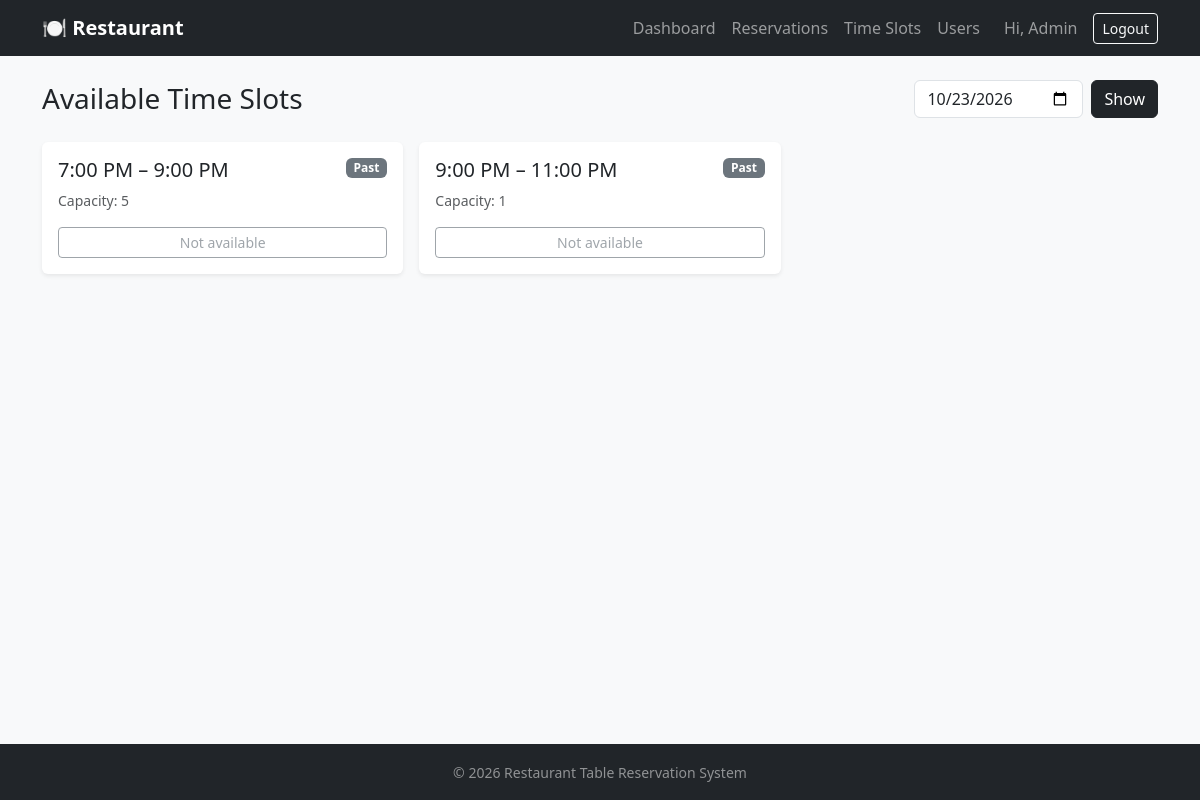
The app's page /slots.php?date=2026-10-23 (signed in) with its own data.
### tables this page shows
CREATE TABLE time_slots (
    id INT AUTO_INCREMENT PRIMARY KEY,
    slot_date DATE NOT NULL,
    start_time TIME NOT NULL,
    end_time TIME NOT NULL,
    capacity INT NOT NULL,
    created_at TIMESTAMP NOT NULL DEFAULT CURRENT_TIMESTAMP,
    CONSTRAINT chk_capacity CHECK (capacity > 0),
    CONSTRAINT chk_time_order CHECK (end_time > start_time)
);

### includes/TimeSlot.php (called while the page is built, shortened)
<?php
class TimeSlot
{
    private $pdo;
    public function __construct($pdo)
    {
        $this->pdo = $pdo;
    }
    public function getByDate($date)
    {
        $stmt = $this->pdo->prepare("SELECT ts.id, ts.slot_date, ts.start_time, ts.end_time, ts.capacity,
        ts.capacity - COUNT(r.id) AS remaining FROM time_slots ts LEFT JOIN reservations r ON r.slot_id=ts.id AND r.status IN ('pending', 'confirmed') WHERE ts.slot_date = ?
        GROUP BY ts.id
        ORDER BY ts.start_time ");
        $stmt->execute([$date]);
        return $stmt->fetchAll();
    }
}

### slots.php (the view, shortened to what this page needs)
<?php
require_once 'includes/init.php';
$timeSlotModel = new TimeSlot($pdo);
$date = $_GET['date'] ?? date('Y-m-d');
$slots = $timeSlotModel->getByDate($date);
require_once 'includes/header.php';
?>
<div class="d-flex flex-column flex-md-row justify-content-between align-items-md-center gap-3 mb-4">
    <h1 class="h3 mb-0">Available Time Slots</h1>
    <form method="get" class="d-flex gap-2">
        <input type="date" name="date" class="form-control" value="<?= htmlspecialchars($date) ?>">
        <button type="submit" class="btn btn-dark">Show</button>
    </form>
</div>
<?php if (empty($slots)): ?>
    <div class="alert alert-info">No time slots for this date. Try another day.</div>
<?php else: ?>
    <div class="row g-3">
        <?php foreach ($slots as $slot): ?>
            <?php
            $isPast = strtotime($slot['slot_date'] . ' ' . $slot['start_time']) <= time();
            $isFull = $slot['remaining'] <= 0;
            ?>
            <div class="col-12 col-md-6 col-lg-4">
                <div class="card h-100 shadow-sm border-0">
                    <div class="card-body d-flex flex-column">
                        <div class="d-flex justify-content-between align-items-start mb-2">
                            <h2 class="h5 mb-0">
                                <?= date('g:i A', strtotime($slot['start_time'])) ?> – <?= date('g:i A', strtotime($slot['end_time'])) ?>
                            </h2>
                            <?php if ($isPast): ?>
                                <span class="badge text-bg-secondary">Past</span>
                            <?php elseif ($isFull): ?>
                                <span class="badge text-bg-danger">Full</span>
                            <?php else: ?>
                                <span class="badge text-bg-success"><?= (int) $slot['remaining'] ?> left</span>
                            <?php endif; ?>
                        </div>
                        <p class="text-muted small mb-3">Capacity: <?= (int) $slot['capacity'] ?></p>
                        <?php if (!$isPast && !$isFull): ?>
                            <form method="post" class="mt-auto">
                                <input type="hidden" name="slot_id" value="<?= (int) $slot['id'] ?>">
                                <input type="text" name="note" class="form-control form-control-sm mb-2"
                                    placeholder="Note (optional)" maxlength="255">
                                <button type="submit" class="btn btn-dark btn-sm w-100">Book</button>
                            </form>
                        <?php else: ?>
                            <button class="btn btn-outline-secondary btn-sm w-100 mt-auto" disabled>Not available</button>
                        <?php endif; ?>
                    </div>
                </div>
            </div>
        <?php endforeach; ?>
    </div>
<?php endif; ?>
<?php require_once 'includes/footer.php'; ?>

### records on screen
time_slots: start_time "7:00 PM", end_time "9:00 PM", slot_date "Past", capacity "5"
time_slots: start_time "9:00 PM", end_time "11:00 PM", slot_date "Past", capacity "1"

### other values on screen
$_SESSION['user_name'] "Admin"
